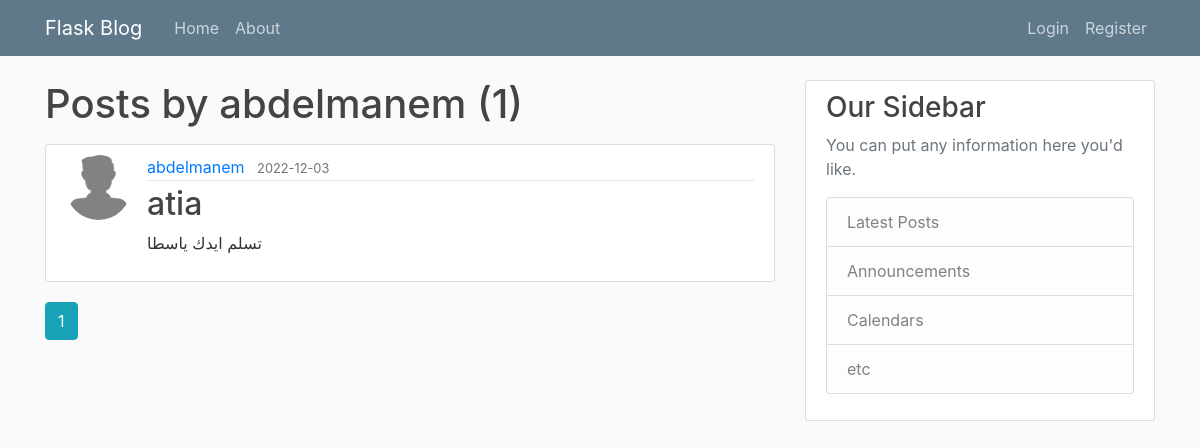
/user/abdelmanem, run on an earlier commit of the app's database.
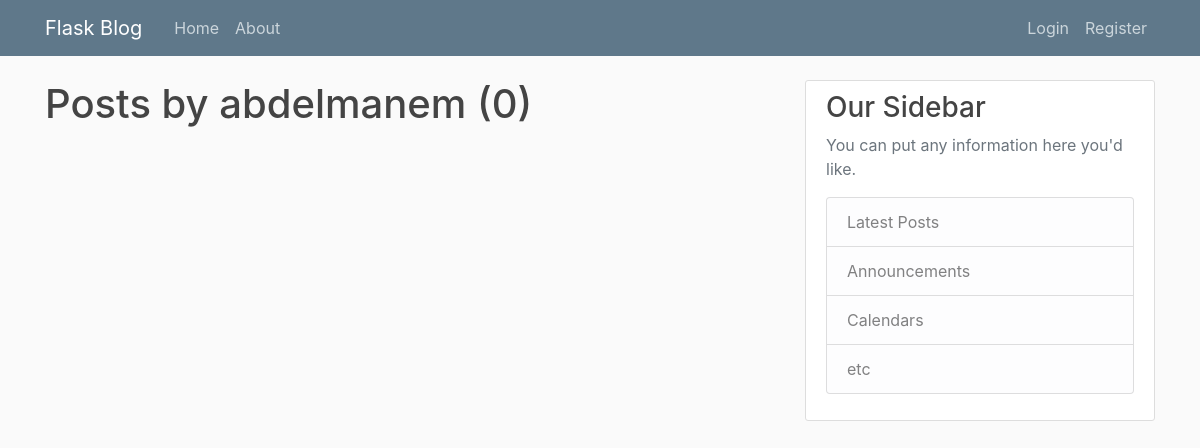
And on a later commit of the database.
### flaskblog/models.py (models this page shows, shortened)
class User(db.Model, UserMixin):
    id = db.Column(db.Integer, primary_key=True)
    username = db.Column(db.String(20), unique=True, nullable=False)
    email = db.Column(db.String(120), unique=True, nullable=False)
    image_file = db.Column(db.String(20), nullable=False, default='default.jpg')
    password = db.Column(db.String(60), nullable=False)
    posts = db.relationship('Post', backref='author', lazy=True)

class Post(db.Model):
    id = db.Column(db.Integer, primary_key=True)
    title = db.Column(db.String(100), nullable=False)
    date_posted = db.Column(db.DateTime, nullable=False, default=datetime.utcnow)
    content = db.Column(db.Text, nullable=False)
    user_id = db.Column(db.Integer, db.ForeignKey('user.id'), nullable=False)

### flaskblog/users/routes.py (the view)
@users.route("/user/<string:username>")
def user_posts(username):
    page = request.args.get('page', 1, type=int)
    user = User.query.filter_by(username=username).first_or_404()
    posts = Post.query.filter_by(author=user)\
        .order_by(Post.date_posted.desc())\
        .paginate(page=page, per_page=5)
    return render_template('user_posts.html', posts=posts, user=user)

### flaskblog/templates/user_posts.html
{% extends "layout.html" %}
{% block content %}
    <h1 class="mb-3">Posts by {{ user.username }} ({{ posts.total }})</h1>
    {% for post in posts.items %}
        <article class="media content-section">
          <img class="rounded-circle article-img" src="{{ url_for('static', filename='profile_pics/' + post.author.image_file) }}">
          <div class="media-body">
            <div class="article-metadata">
              <a class="mr-2" href="{{ url_for('users.user_posts', username=post.author.username) }}">{{ post.author.username }}</a>
              <small class="text-muted">{{ post.date_posted.strftime('%Y-%m-%d') }}</small>
            </div>
            <h2><a class="article-title" href="{{ url_for('posts.post', post_id=post.id) }}">{{ post.title }}</a></h2>
            <p class="article-content">{{ post.content }}</p>
          </div>
        </article>
    {% endfor %}
    {% for page_num in posts.iter_pages(left_edge=1, right_edge=1, left_current=1, right_current=2) %}
      {% if page_num %}
        {% if posts.page == page_num %}
          <a class="btn btn-info mb-4" href="{{ url_for('users.user_posts', username=user.username, page=page_num) }}">{{ page_num }}</a>
        {% else %}
          <a class="btn btn-outline-info mb-4" href="{{ url_for('users.user_posts', username=user.username, page=page_num) }}">{{ page_num }}</a>
        {% endif %}
      {% else %}
        ...
      {% endif %}
    {% endfor %}
{% endblock content %}

### flaskblog/templates/layout.html (shortened to what this page needs)
<!DOCTYPE html>
<html>
<head>
    <link rel="stylesheet" href="https://maxcdn.bootstrapcdn.com/bootstrap/4.0.0/css/bootstrap.min.css">
    <link rel="stylesheet" type="text/css" href="{{ url_for('static', filename='main.css') }}">
</head>
<body>
    <header class="site-header">
      <nav class="navbar navbar-expand-md navbar-dark bg-steel fixed-top">
        <div class="container">
          <a class="navbar-brand mr-4" href="/">Flask Blog</a>
          <div class="collapse navbar-collapse" id="navbarToggle">
            <div class="navbar-nav mr-auto">
              <a class="nav-item nav-link" href="{{ url_for('main.home') }}">Home</a>
              <a class="nav-item nav-link" href="{{ url_for('main.about') }}">About</a>
            </div>
            <div class="navbar-nav">
              {% if current_user.is_authenticated %}
                <a class="nav-item nav-link" href="{{ url_for('posts.new_post') }}">New Post</a>
                <a class="nav-item nav-link" href="{{ url_for('users.account') }}">Account</a>
                <a class="nav-item nav-link" href="{{ url_for('users.logout') }}">Logout</a>
              {% else %}
                <a class="nav-item nav-link" href="{{ url_for('users.login') }}">Login</a>
                <a class="nav-item nav-link" href="{{ url_for('users.register') }}">Register</a>
              {% endif %}
            </div>
          </div>
        </div>
      </nav>
    </header>
    <main role="main" class="container">
      <div class="row">
        <div class="col-md-8">
          {% block content %}{% endblock %}
        </div>
        <div class="col-md-4">
          <div class="content-section">
            <h3>Our Sidebar</h3>
            <p class='text-muted'>You can put any information here you'd like.
              <ul class="list-group">
                <li class="list-group-item list-group-item-light">Latest Posts</li>
                <li class="list-group-item list-group-item-light">Announcements</li>
                <li class="list-group-item list-group-item-light">Calendars</li>
                <li class="list-group-item list-group-item-light">etc</li>
              </ul>
            </p>
          </div>
        </div>
      </div>
    </main>
</body>
</html>

### flaskblog/static/main.css (style rules this page uses)
body { background: #fafafa; color: #333333; margin-top: 5rem; }
h1, h2, h3, h4, h5, h6 { color: #444444; }
.bg-steel { background-color: #5f788a; }
.site-header .navbar-nav .nav-link { color: #cbd5db; }
.content-section { background: #ffffff; padding: 10px 20px; border: 1px solid #dddddd; border-radius: 3px; margin-bottom: 20px; }

What changed in the data, as far as the page shows it:
removed Post: image_file (placeholder picture), author.username "abdelmanem", date_posted "2022-12-03", title "atia", content "تسلم ايدك ياسطا"
Also different on the page:
{{ posts.total }}: "1" → "0"
list line gone: "1"
